Frame 1 (no input): blank canvas, image omitted
Frame 60 (the mouse pressed at the canvas centre just before this capture): blank canvas, image omitted
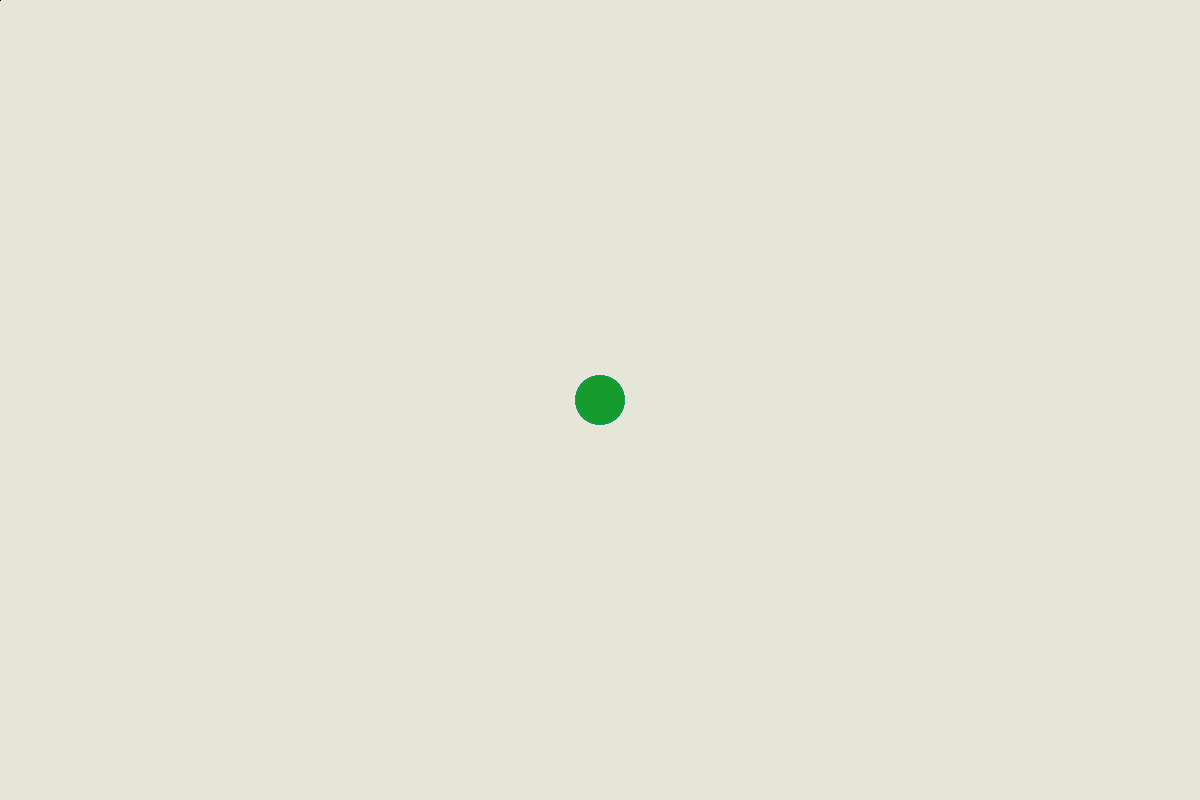
Frame 120 (the mouse held since frame 60 and released just before this capture)

The Processing sketch whose frames 1 and 60 were blank and that drew this single picture after the mouse press (run headless with seeded random() and noise(); from frame 60 on, the mouse is pressed at the canvas centre):

// Processing sketch: processing_145919
// ── processing_145919.pde

int radio; //define variable radio para modificacion
float r=1; //Define variable de color R
float g=1; // Define variable de color G
float b=1; //Define variable de color B


void setup(){

  background(229,230,216);
  size (1200,800); //define tamaÃ±o de la ventana del programa
  smooth(4);
  
}



void draw(){
  
  if (mousePressed){
    
    r=random(13,33); //Define valor random para color R
    b=random(35,230); //Define valor random para color G
    g=random(49,216); //Define valor random para color B
    
    radio=50;  //si se presiona el mouse, aumenta el radio a 50
  }
  
  if(radio<0){
    radio=0;
  }
  
  radio=radio-1;
  
  println (radio); //Imprime variable radio en terminal
  
  ellipse (mouseX, mouseY, radio, radio); //ubica circulo en mouse
  fill(r,g,b); //Llena circulo de color random definido en rango
  noStroke(); //Elimina perimetro de circulo (negro)
  
}
